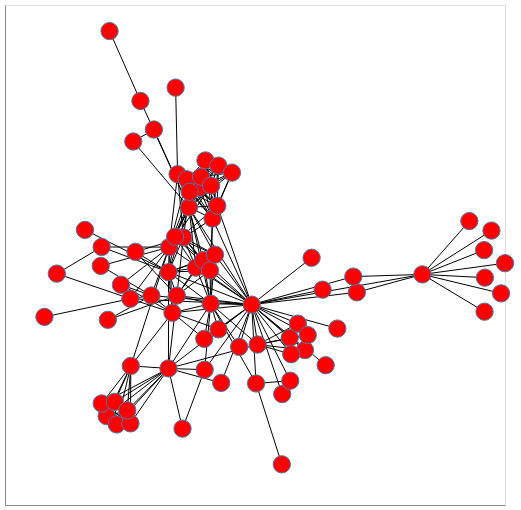

Notebook cell for this chart:
### Markdown cell above
The `spring_layout` is the default layout; it is an implementation of the Fruchterman-Reingold algorithm and takes several parameters. You can adjust it by generating the `pos` by hand.

💡 *Have a look into the [documentation](https://networkx.github.io/documentation/stable/reference/generated/networkx.drawing.layout.spring_layout.html?highlight=spring_layout#networkx.drawing.layout.spring_layout)*

### Code cell
pos = nx.spring_layout(G, iterations=100)

nxa.draw_networkx(G, pos, node_tooltip='name').properties(width=500, height=500)

### Figure 1 — Vega-Lite specification as saved in the notebook (floating-point values rounded to 4 significant figures; data arrays with more than 128 entries replaced by an {"elided": "..."} marker saying what was removed)
{"config": {"view": {"continuousWidth": 400, "continuousHeight": 300}}, "layer": [{"data": {"name": "data-8f005bbef024041d3019339d20c27db8"}, "mark": {"type": "line", "color": "black", "opacity": 1, "strokeWidth": 1}, "encoding": {"detail": {"field": "edge", "type": "quantitative"}, "x": {"axis": {"grid": false, "labels": false, "ticks": false, "title": ""}, "field": "x", "type": "quantitative"}, "y": {"axis": {"grid": false, "labels": false, "ticks": false, "title": ""}, "field": "y", "type": "quantitative"}}}, {"data": {"name": "data-7e64744e06d44efce6cb5677bfcf37bc"}, "mark": {"type": "point", "fill": "red", "opacity": 1, "size": 300, "strokeWidth": 1.0}, "encoding": {"tooltip": {"field": "name", "type": "nominal"}, "x": {"axis": {"grid": false, "labels": false, "ticks": false}, "field": "x", "type": "quantitative"}, "y": {"axis": {"grid": false, "labels": false, "ticks": false}, "field": "y", "type": "quantitative"}}}], "height": 500, "width": 500, "$schema": "https://vega.github.io/schema/vega-lite/v4.17.0.json", "datasets": {"data-8f005bbef024041d3019339d20c27db8": {"elided": "508 records"}, "data-7e64744e06d44efce6cb5677bfcf37bc": [{"x": 0.7028, "group": 1, "name": "Myriel", "between": 0.1768, "degree": 10, "y": 0.03019}, {"x": 0.9859, "group": 1, "name": "Napoleon", "between": 0.0, "degree": 1, "y": -0.03808}, {"x": 0.4667, "group": 1, "name": "Mlle.Baptistine", "between": 0.0, "degree": 3, "y": -0.03418}, {"x": 0.454, "group": 1, "name": "Mme.Magloire", "between": 0.0, "degree": 3, "y": 0.02231}, {"x": 0.9513, "group": 1, "name": "CountessdeLo", "between": 0.0, "degree": 1, "y": 0.188}, {"x": 1.0, "group": 1, "name": "Geborand", "between": 0.0, "degree": 1, "y": 0.0705}, {"x": 0.9277, "group": 1, "name": "Champtercier", "between": 0.0, "degree": 1, "y": 0.01842}, {"x": 0.9263, "group": 1, "name": "Cravatte", "between": 0.0, "degree": 1, "y": -0.1042}, {"x": 0.8717, "group": 1, "name": "Count", "between": 0.0, "degree": 1, "y": 0.2222}, {"x": 0.9248, "group": 1, "name": "OldMan", "between": 0.0, "degree": 1, "y": 0.1177}, {"x": 0.3544, "group": 2, "name": "Labarre", "between": 0.0, "degree": 1, "y": -0.2968}, {"x": 0.08812, "group": 2, "name": "Valjean", "between": 0.57, "degree": 36, "y": -0.07862}, {"x": -0.02179, "group": 3, "name": "Marguerite", "between": 0.0, "degree": 2, "y": -0.3603}, {"x": 0.3965, "group": 2, "name": "Mme.deR", "between": 0.0, "degree": 1, "y": -0.1648}, {"x": 0.1979, "group": 2, "name": "Isabeau", "between": 0.0, "degree": 1, "y": -0.4007}, {"x": 0.3434, "group": 2, "name": "Gervais", "between": 0.0, "degree": 1, "y": -0.02488}, {"x": -0.347, "group": 3, "name": "Tholomyes", "between": 0.04063, "degree": 9, "y": -0.2992}, {"x": -0.4341, "group": 3, "name": "Listolier", "between": 0.0, "degree": 7, "y": -0.4801}, {"x": -0.4519, "group": 3, "name": "Fameuil", "between": 0.0, "degree": 7, "y": -0.4345}, {"x": -0.4047, "group": 3, "name": "Blacheville", "between": 0.0, "degree": 7, "y": -0.4287}, {"x": -0.3978, "group": 3, "name": "Favourite", "between": 0.0, "degree": 7, "y": -0.51}, {"x": -0.3484, "group": 3, "name": "Dahlia", "between": 0.0, "degree": 7, "y": -0.5061}, {"x": -0.3597, "group": 3, "name": "Zephine", "between": 0.0, "degree": 7, "y": -0.4594}, {"x": -0.2115, "group": 3, "name": "Fantine", "between": 0.1296, "degree": 15, "y": -0.3083}, {"x": -0.1815, "group": 4, "name": "Mme.Thenardier", "between": 0.029, "degree": 11, "y": -0.04609}, {"x": -0.2113, "group": 4, "name": "Thenardier", "between": 0.0749, "degree": 16, "y": 0.03828}, {"x": -0.1972, "group": 5, "name": "Cosette", "between": 0.0238, "degree": 11, "y": -0.1079}, {"x": -0.05947, "group": 4, "name": "Javert", "between": 0.05433, "degree": 17, "y": -0.07534}, {"x": 0.1038, "group": 0, "name": "Fauchelevent", "between": 0.02649, "degree": 4, "y": -0.3624}, {"x": 0.1094, "group": 2, "name": "Bamatabois", "between": 0.008041, "degree": 8, "y": -0.2223}, {"x": -0.161, "group": 3, "name": "Perpetue", "between": 0.0, "degree": 2, "y": -0.525}, {"x": -0.08123, "group": 2, "name": "Simplice", "between": 0.00864, "degree": 4, "y": -0.3129}, {"x": 0.3037, "group": 2, "name": "Scaufflaire", "between": 0.0, "degree": 1, "y": 0.09004}, {"x": 0.04307, "group": 2, "name": "Woman1", "between": 0.0, "degree": 2, "y": -0.231}, {"x": 0.2799, "group": 2, "name": "Judge", "between": 0.0, "degree": 6, "y": -0.2423}, {"x": 0.225, "group": 2, "name": "Champmathieu", "between": 0.0, "degree": 6, "y": -0.1982}, {"x": 0.2545, "group": 2, "name": "Brevet", "between": 0.0, "degree": 6, "y": -0.1472}, {"x": 0.2304, "group": 2, "name": "Chenildieu", "between": 0.0, "degree": 6, "y": -0.2572}, {"x": 0.2899, "group": 2, "name": "Cochepaille", "between": 0.0, "degree": 6, "y": -0.1882}, {"x": -0.452, "group": 4, "name": "Pontmercy", "between": 0.006925, "degree": 3, "y": 0.129}, {"x": -0.5122, "group": 6, "name": "Boulatruelle", "between": 0.0, "degree": 1, "y": 0.1905}, {"x": -0.1579, "group": 4, "name": "Eponine", "between": 0.01149, "degree": 11, "y": 0.1633}, {"x": -0.3304, "group": 4, "name": "Anzelma", "between": 0.0, "degree": 3, "y": 0.1115}, {"x": -0.08266, "group": 5, "name": "Woman2", "between": 0.0, "degree": 3, "y": -0.2017}, {"x": 0.227, "group": 0, "name": "MotherInnocent", "between": 0.0, "degree": 2, "y": -0.3526}, {"x": 0.1965, "group": 0, "name": "Gribier", "between": 0.0, "degree": 1, "y": -0.6535}, {"x": -0.4236, "group": 7, "name": "Jondrette", "between": 0.0, "degree": 1, "y": 0.9062}, {"x": -0.3124, "group": 7, "name": "Mme.Burgon", "between": 0.02632, "degree": 2, "y": 0.6545}, {"x": -0.1378, "group": 8, "name": "Gavroche", "between": 0.1651, "degree": 22, "y": 0.2714}, {"x": -0.2731, "group": 5, "name": "Gillenormand", "between": 0.02021, "degree": 7, "y": -0.04586}, {"x": -0.4297, "group": 5, "name": "Magnon", "between": 0.0002172, "degree": 2, "y": -0.1333}, {"x": -0.3488, "group": 5, "name": "Mlle.Gillenormand", "between": 0.0476, "degree": 7, "y": -0.05756}, {"x": -0.6135, "group": 5, "name": "Mme.Pontmercy", "between": 0.0003509, "degree": 2, "y": 0.03295}, {"x": -0.658, "group": 5, "name": "Mlle.Vaubois", "between": 0.0, "degree": 1, "y": -0.1227}, {"x": -0.3827, "group": 5, "name": "Lt.Gillenormand", "between": 0.0, "degree": 4, "y": -0.00702}, {"x": -0.2091, "group": 8, "name": "Marius", "between": 0.132, "degree": 19, "y": 0.1283}, {"x": -0.4553, "group": 5, "name": "BaronessT", "between": 0.0, "degree": 2, "y": 0.06078}, {"x": -0.1787, "group": 8, "name": "Mabeuf", "between": 0.02766, "degree": 11, "y": 0.3909}, {"x": -0.05307, "group": 8, "name": "Enjolras", "between": 0.04255, "degree": 15, "y": 0.231}, {"x": -0.1015, "group": 8, "name": "Combeferre", "between": 0.00125, "degree": 11, "y": 0.3412}, {"x": -0.07849, "group": 8, "name": "Prouvaire", "between": 0.0, "degree": 9, "y": 0.4403}, {"x": -0.1449, "group": 8, "name": "Feuilly", "between": 0.00125, "degree": 11, "y": 0.3726}, {"x": -0.1354, "group": 8, "name": "Courfeyrac", "between": 0.005267, "degree": 13, "y": 0.3274}, {"x": -0.09425, "group": 8, "name": "Bahorel", "between": 0.002185, "degree": 12, "y": 0.3816}, {"x": -0.03583, "group": 8, "name": "Bossuet", "between": 0.03075, "degree": 13, "y": 0.2773}, {"x": -0.05795, "group": 8, "name": "Joly", "between": 0.002185, "degree": 12, "y": 0.35}, {"x": -0.03182, "group": 8, "name": "Grantaire", "between": 0.0001504, "degree": 10, "y": 0.4218}, {"x": -0.1858, "group": 9, "name": "MotherPlutarch", "between": 0.0, "degree": 1, "y": 0.7024}, {"x": -0.1126, "group": 4, "name": "Gueulemer", "between": 0.00496, "degree": 10, "y": 0.05453}, {"x": -0.08638, "group": 4, "name": "Babet", "between": 0.00496, "degree": 10, "y": 0.08177}, {"x": -0.06209, "group": 4, "name": "Claquesous", "between": 0.004862, "degree": 10, "y": 0.04437}, {"x": -0.04403, "group": 4, "name": "Montparnasse", "between": 0.003874, "degree": 9, "y": 0.1012}, {"x": -0.03137, "group": 5, "name": "Toussaint", "between": 0.0, "degree": 3, "y": -0.1677}, {"x": -0.3383, "group": 10, "name": "Child1", "between": 0.0, "degree": 2, "y": 0.5085}, {"x": -0.264, "group": 10, "name": "Child2", "between": 0.0, "degree": 2, "y": 0.5518}, {"x": -0.1876, "group": 4, "name": "Brujon", "between": 0.0004386, "degree": 7, "y": 0.1657}, {"x": 0.01708, "group": 8, "name": "Mme.Hucheloup", "between": 0.0, "degree": 7, "y": 0.3965}]}}
